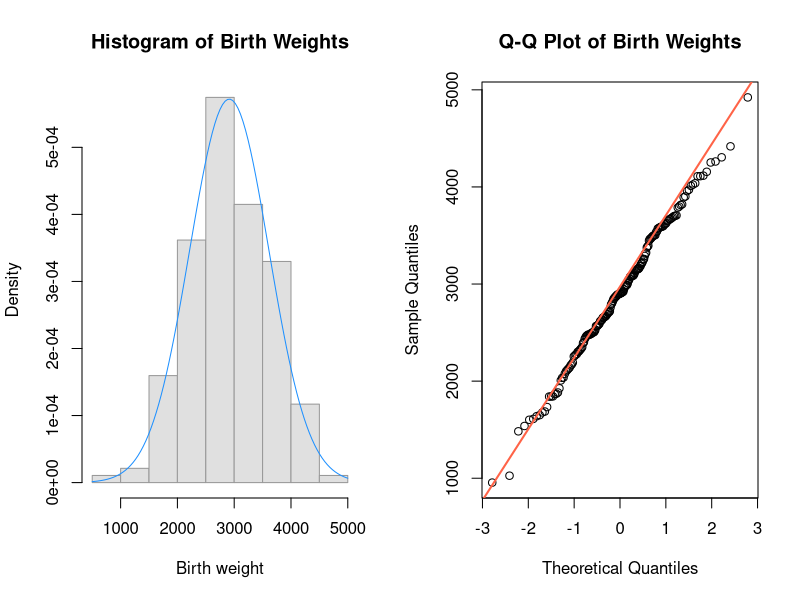
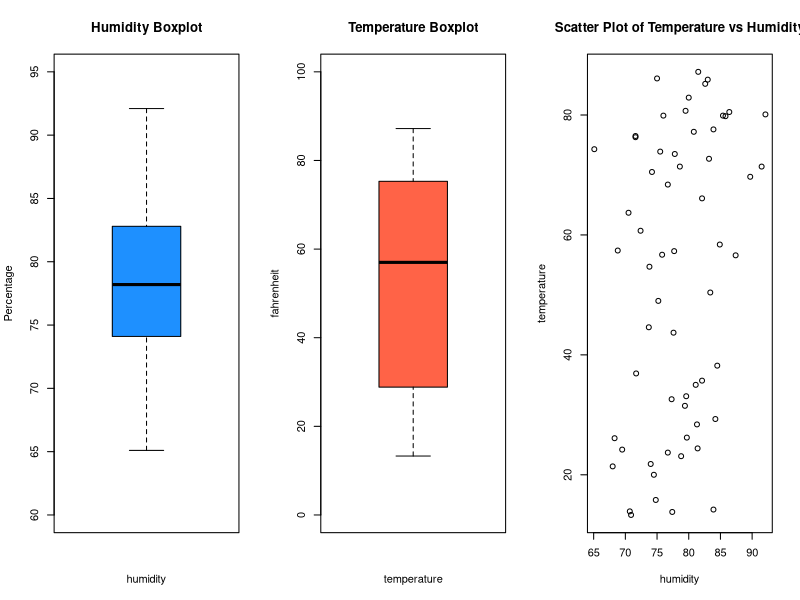
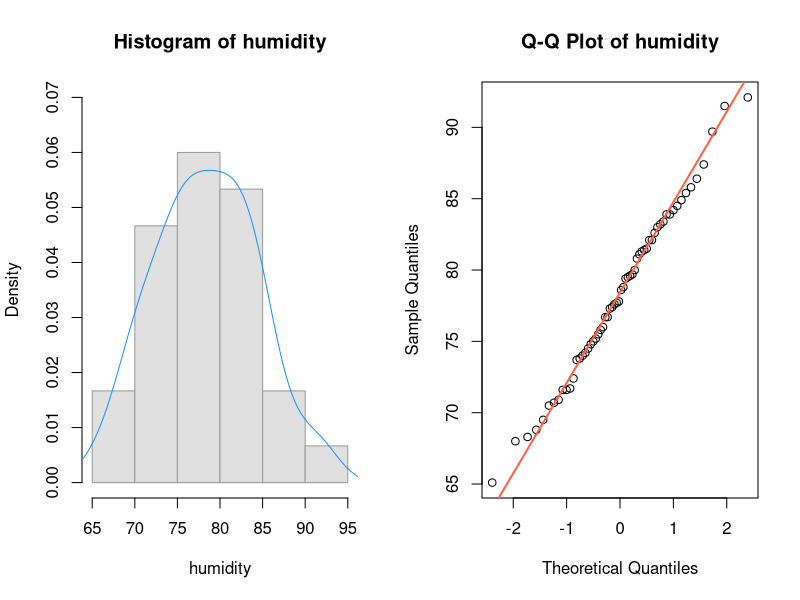
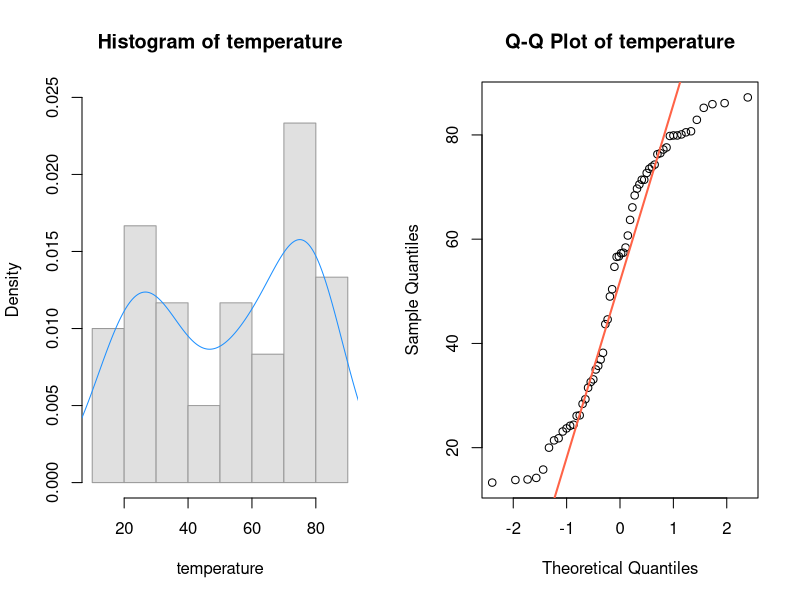

Generate these figures, in order, with R:
## ---- chunk 1
options(tinytex.verbose = TRUE)
## ---- chunk 2
knitr::opts_chunk$set(echo = TRUE)
library(tidyverse)
## ---- chunk 3
#load data
raw_data_birthweight = read.table(file = "birthweight.txt", header = TRUE)
#check if the data is correctly loaded
head(raw_data_birthweight)
birthweight = raw_data_birthweight[, 1]
## ---- chunk 4
# histogram
par(mfrow= c(1,2))
hist(birthweight, main = "Histogram of Birth Weights", xlab = "Birth weight", 
     col="gray88", border="gray60", freq = FALSE)
# Add a density curve to the histogram
curve(dnorm(x,mean=mean(birthweight),sd=sd(birthweight)), add=TRUE,col="dodgerblue")
# QQ Plot
qqnorm(birthweight, main = "Q-Q Plot of Birth Weights")
qqline(birthweight, col = "tomato", lwd = 2)
## ---- chunk 5
shapiro=shapiro.test(birthweight) 
## ---- chunk 6
bw_mean = mean(birthweight); bw_mean
## ---- chunk 7
bw_number = length(birthweight) # the sample size
bw_sd = sd(birthweight) # the sample standard deviation
bw_t = qt(0.95, df = bw_number-1) # the estimated t-value
c(bw_mean - bw_t*bw_sd/sqrt(bw_number), 
  bw_mean + bw_t*bw_sd/sqrt(bw_number)) # calculate and display the CI
## ---- chunk 8
options("digits" = 3)
## ---- chunk 9
ttest = t.test(birthweight, mu = 2800, alt = "g") # One sample t-test
ttest[3]
## ---- chunk 10
childcare_p = 140 / 200; childcare_p # point estimate for p
## ---- chunk 11
childcare_q = 1 - childcare_p # calculate q
childcare_n = 200 # sample size
childcare_z = qnorm(1 - 0.01/2) # calculate the z value
# calculate the 99% CI of childcare_p
round(c(childcare_p - childcare_z * sqrt(childcare_p * childcare_q / childcare_n),
  childcare_p + childcare_z * sqrt(childcare_p * childcare_q / childcare_n)), 3) 
## ---- chunk 12
bi_0.9 = binom.test(140, 200, p = 0.75,conf.level = 0.9); bi_0.9[3]
bi_0.95 = binom.test(140, 200, p = 0.75,conf.level = 0.95); bi_0.95[3]
bi_0.99 = binom.test(140, 200, p = 0.75,conf.level = 0.99); bi_0.99[3]
bi_0.8 = binom.test(140, 200, p = 0.75,conf.level = 0.8); bi_0.8[3]
## ---- chunk 13
#load data
raw_data_weather = read.table(file = "weather.txt", header = TRUE)
#check if the data is correctly loaded
head(raw_data_weather)
# assign variables
humidity = raw_data_weather$humidity
temperature = raw_data_weather$temperature
## ---- chunk 14
summary(humidity)
summary(temperature)
length(temperature)
sd(humidity)
sd(temperature)
## ---- chunk 15
par(mfrow= c(1,3))
# box plot of the humidity data
boxplot(humidity, main = "Humidity Boxplot", xlab = "humidity",
        ylab = "Percentage", col="dodgerblue", ylim =c(60, 95))
# box plot of the temperature data
boxplot(temperature, main = "Temperature Boxplot", xlab = "temperature", 
        ylab ="fahrenheit", col="tomato", ylim =c(0, 100))
# scatter plot of humidity vs temperature data
plot(humidity, temperature, main = "Scatter Plot of Temperature vs Humidity")
## ---- chunk 16
cor(temperature, humidity)
## ---- chunk 17
# histogram
par(mfrow= c(1,2))
hist(humidity, main = "Histogram of humidity", xlab = "humidity",  col="gray88", border="gray60", freq = FALSE, ylim = c(0, 0.07))
lines(x = density(x = humidity), col = "dodgerblue")
# QQ Plot
qqnorm(humidity, main = "Q-Q Plot of humidity")
qqline(humidity, col = "tomato", lwd = 2)
## ---- chunk 18
# histogram
par(mfrow= c(1,2))
hist(temperature, main = "Histogram of temperature", xlab = "temperature",  col="gray88", border="gray60", freq = FALSE, ylim = c(0, 0.025))
lines(x = density(x = temperature), col = "dodgerblue")
# QQ Plot
qqnorm(temperature, main = "Q-Q Plot of temperature")
qqline(temperature, col = "tomato", lwd = 2)
## ---- chunk 19
# the sample mean is used for point estimate for the data
tem_mean = mean(temperature) # sample mean
tem_number = length(temperature) # sample size
tem_sd = sd(temperature) # sample sd
tem_t = qt(0.95, df = tem_number-1) # calculate t value
round(c(tem_mean - tem_t*tem_sd/sqrt(tem_number), 
  tem_mean + tem_t*tem_sd/sqrt(tem_number)), 3) # calculate temperature CI

## ---- chunk 20
options("digits" = 5)
## ---- chunk 21
hum_mean = mean(humidity) # sample mean
hum_number = length(humidity) # sample size
hum_sd = sd(humidity) # sample sd
hum_t = qt(0.975, df = hum_number-1) # calculate t value
E = 0.01*100 #Ensuring the maximum margin of error is in percentage form 
round(hum_t^2 *  hum_sd^2 / (E^2) , 3)# calculate minimum sample size
## ---- chunk 22
options("digits" = 3)
## ---- chunk 23
austen = read.table(file = "austen.txt", header = TRUE); austen # display data
## ---- chunk 24
# The first three columns are Jane Austen's novels
chisq.test(austen[,1:3])[3]
## ---- chunk 25
# a chi-sq test for all columns including Jane Austin and the admirer's novels
chisq.test(austen)[3]
## ---- chunk 26
#load data
raw_data_birthweight = read.table(file = "birthweight.txt", header = TRUE)
#check if the data is correctly loaded
head(raw_data_birthweight)
birthweight = raw_data_birthweight[, 1]
## ---- chunk 27
# binomial tests of different significance level
bi_0.9 = binom.test(140, 200, p = 0.75,conf.level = 0.9); bi_0.9[3] 
bi_0.95 = binom.test(140, 200, p = 0.75,conf.level = 0.95); bi_0.95[3]
bi_0.99 = binom.test(140, 200, p = 0.75,conf.level = 0.99); bi_0.99[3]
bi_0.8 = binom.test(140, 200, p = 0.75,conf.level = 0.8); bi_0.8[3]
